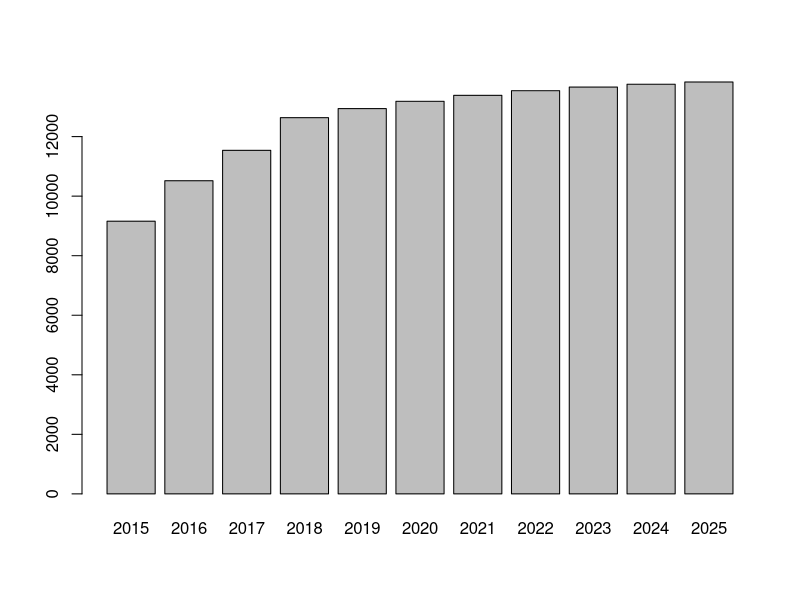
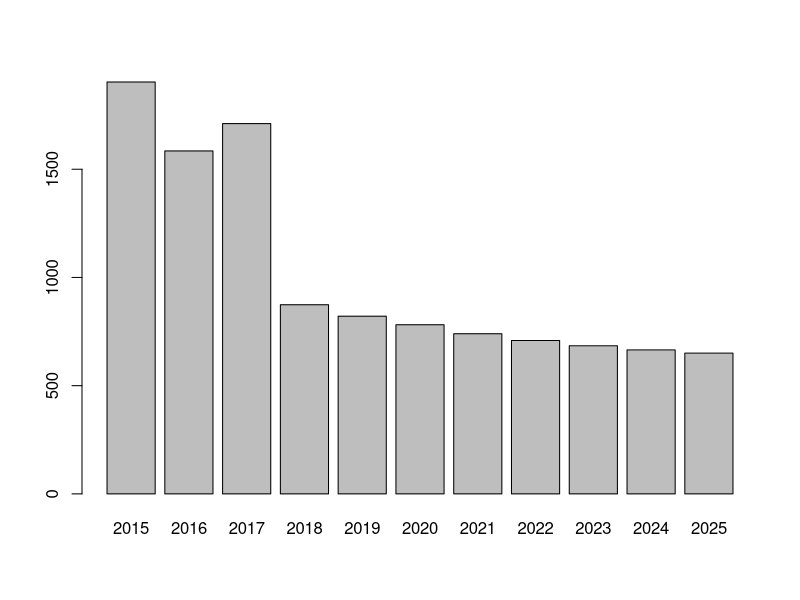
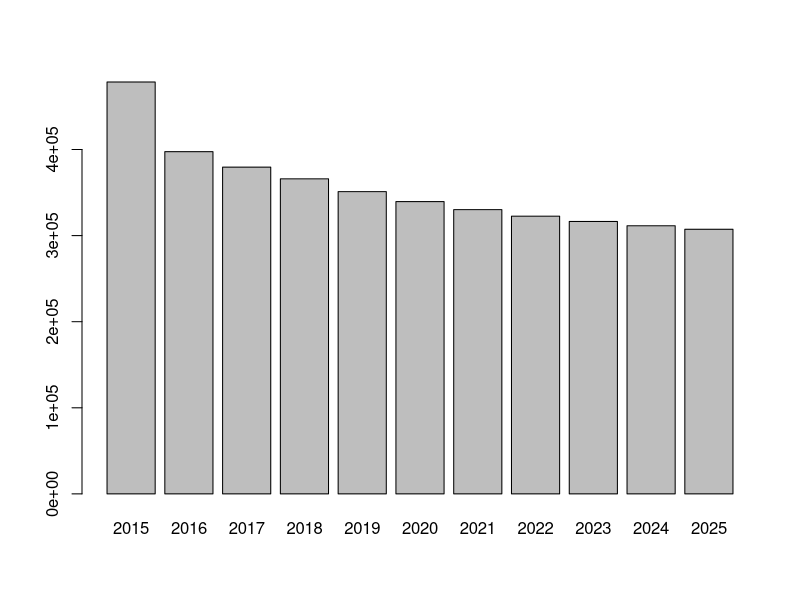
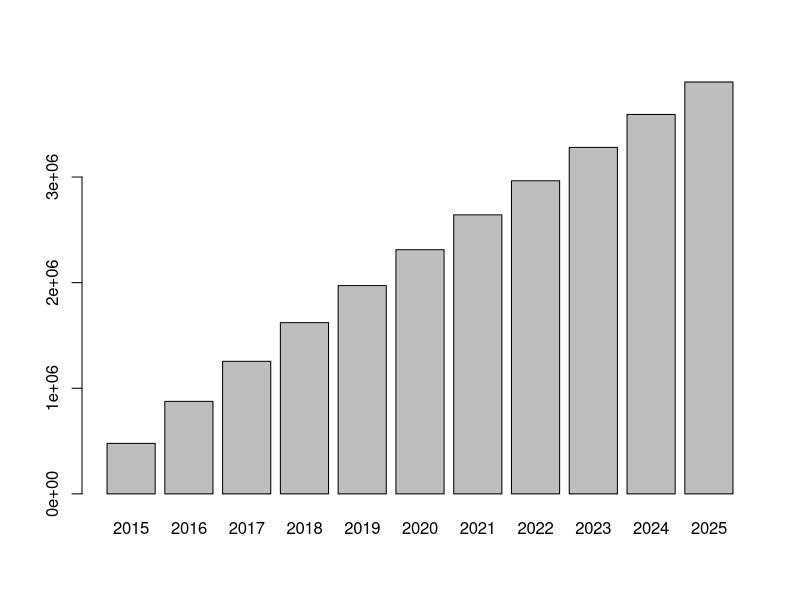
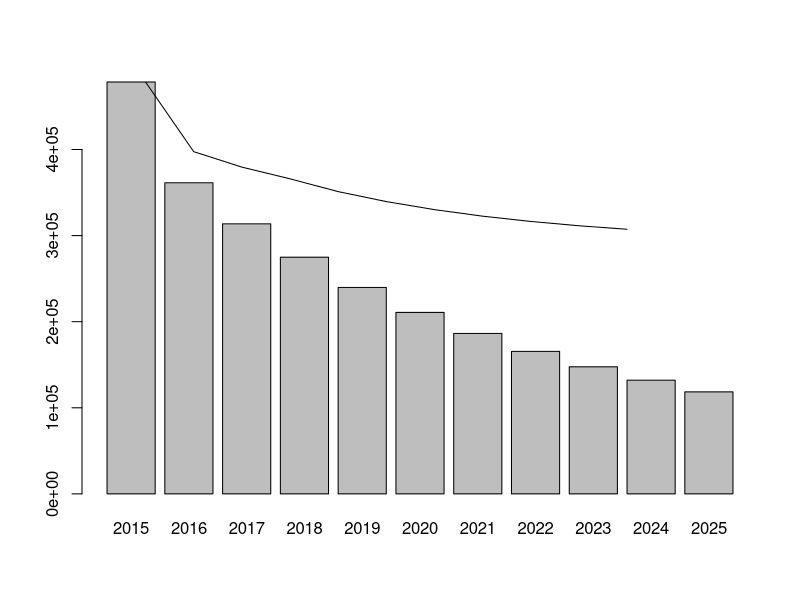
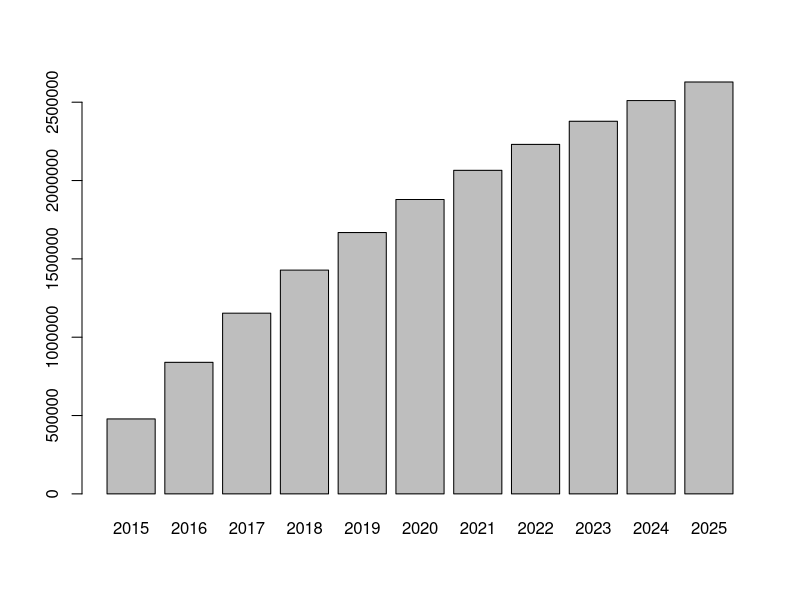

Source code (R) for these figures, in order:
# __________________________________________________________
# //////////////////////////////////////////////////////////
#
#    MODULE 4 - CUSTOMER LIFETIME VALUE
# __________________________________________________________
# //////////////////////////////////////////////////////////


# --- SEGMENT CUSTOMERS IN 2014 AND 2015 -------------------
# To clean up the memory of your current R session run the following line
rm(list=ls(all=TRUE))

# Load text file into local variable called 'data'
data = read.delim(file = 'purchases.txt', header = FALSE, sep = '\t', dec = '.')

# Add headers and interpret the last column as a date, extract year of purchase
colnames(data) = c('customer_id', 'purchase_amount', 'date_of_purchase')
data$date_of_purchase = as.Date(data$date_of_purchase, "%Y-%m-%d")
data$year_of_purchase = as.numeric(format(data$date_of_purchase, "%Y"))
data$days_since       = as.numeric(difftime(time1 = "2016-01-01",
                                            time2 = data$date_of_purchase,
                                            units = "days"))

# Invoke library to compute key marketing indicators using SQL language
library(sqldf)

# Segment customers in 2015
customers_2015 = sqldf("SELECT customer_id,
                               MIN(days_since) AS 'recency',
                               MAX(days_since) AS 'first_purchase',
                               COUNT(*) AS 'frequency',
                               AVG(purchase_amount) AS 'amount'
                        FROM data GROUP BY 1")
customers_2015$segment = "NA"
customers_2015$segment[which(customers_2015$recency > 365*3)] = "inactive"
customers_2015$segment[which(customers_2015$recency <= 365*3 & customers_2015$recency > 365*2)] = "cold"
customers_2015$segment[which(customers_2015$recency <= 365*2 & customers_2015$recency > 365*1)] = "warm"
customers_2015$segment[which(customers_2015$recency <= 365)] = "active"
customers_2015$segment[which(customers_2015$segment == "warm" & customers_2015$first_purchase <= 365*2)] = "new warm"
customers_2015$segment[which(customers_2015$segment == "warm" & customers_2015$amount < 100)] = "warm low value"
customers_2015$segment[which(customers_2015$segment == "warm" & customers_2015$amount >= 100)] = "warm high value"
customers_2015$segment[which(customers_2015$segment == "active" & customers_2015$first_purchase <= 365)] = "new active"
customers_2015$segment[which(customers_2015$segment == "active" & customers_2015$amount < 100)] = "active low value"
customers_2015$segment[which(customers_2015$segment == "active" & customers_2015$amount >= 100)] = "active high value"
customers_2015$segment = factor(x = customers_2015$segment, levels = c("inactive", "cold",
                                                                       "warm high value", "warm low value", "new warm",
                                                                       "active high value", "active low value", "new active"))

# Segment customers in 2014
customers_2014 = sqldf("SELECT customer_id,
                               MIN(days_since) - 365 AS 'recency',
                               MAX(days_since) - 365 AS 'first_purchase',
                               COUNT(*) AS 'frequency',
                               AVG(purchase_amount) AS 'amount'
                        FROM data
                        WHERE days_since > 365
                        GROUP BY 1")
customers_2014$segment = "NA"
customers_2014$segment[which(customers_2014$recency > 365*3)] = "inactive"
customers_2014$segment[which(customers_2014$recency <= 365*3 & customers_2014$recency > 365*2)] = "cold"
customers_2014$segment[which(customers_2014$recency <= 365*2 & customers_2014$recency > 365*1)] = "warm"
customers_2014$segment[which(customers_2014$recency <= 365)] = "active"
customers_2014$segment[which(customers_2014$segment == "warm" & customers_2014$first_purchase <= 365*2)] = "new warm"
customers_2014$segment[which(customers_2014$segment == "warm" & customers_2014$amount < 100)] = "warm low value"
customers_2014$segment[which(customers_2014$segment == "warm" & customers_2014$amount >= 100)] = "warm high value"
customers_2014$segment[which(customers_2014$segment == "active" & customers_2014$first_purchase <= 365)] = "new active"
customers_2014$segment[which(customers_2014$segment == "active" & customers_2014$amount < 100)] = "active low value"
customers_2014$segment[which(customers_2014$segment == "active" & customers_2014$amount >= 100)] = "active high value"
customers_2014$segment = factor(x = customers_2014$segment, levels = c("inactive", "cold",
                                                                       "warm high value", "warm low value", "new warm",
                                                                       "active high value", "active low value", "new active"))


# --- COMPUTE TRANSITION MATRIX ----------------------------


# Compute transition matrix
new_data = merge(x = customers_2014, y = customers_2015, by = "customer_id", all.x = TRUE)
head(new_data)
transition = table(new_data$segment.x, new_data$segment.y)
print(transition)

# Divide each row by its sum
transition = transition / rowSums(transition)
print(transition)


# --- USE TRANSITION MATRIX TO MAKE PREDICTIONS ------------


# Initialize a matrix with the number of customers in each segment today and after 10 periods
segments = matrix(nrow = 8, ncol = 11)
segments[, 1] = table(customers_2015$segment)
colnames(segments) = 2015:2025
row.names(segments) = levels(customers_2015$segment)
print(segments)

# Compute for each an every period
for (i in 2:11) {
   segments[, i] = segments[, i-1] %*% transition
}

# Plot inactive, active high value customers over time
barplot(segments[1, ])
barplot(segments[2, ])

# Display how segments will evolve over time
print(round(segments))


# --- COMPUTE THE (DISCOUNTED) CLV OF A DATABASE -----------


# Yearly revenue per segment
# This comes directly from module 2, lines 160-161
yearly_revenue = c(0, 0, 0, 0, 0, 323.57, 52.31, 79.17)

# Compute revenue per segment
revenue_per_segment = yearly_revenue * segments
print(revenue_per_segment)

# Compute yearly revenue
yearly_revenue = colSums(revenue_per_segment)
print(round(yearly_revenue))
barplot(yearly_revenue)

# Compute cumulated revenue
cumulated_revenue = cumsum(yearly_revenue)
print(round(cumulated_revenue))
barplot(cumulated_revenue)

# Create a discount factor
discount_rate = 0.10
discount = 1 / ((1 + discount_rate) ^ ((1:11) - 1))
print(discount)

# Compute discounted yearly revenue
disc_yearly_revenue = yearly_revenue * discount
print(round(disc_yearly_revenue))
barplot(disc_yearly_revenue)
lines(yearly_revenue)

# Compute discounted cumulated revenue
disc_cumulated_revenue = cumsum(disc_yearly_revenue)
print(round(disc_cumulated_revenue))
barplot(disc_cumulated_revenue)

# What is the database worth?
print(disc_cumulated_revenue[11] - yearly_revenue[1])
